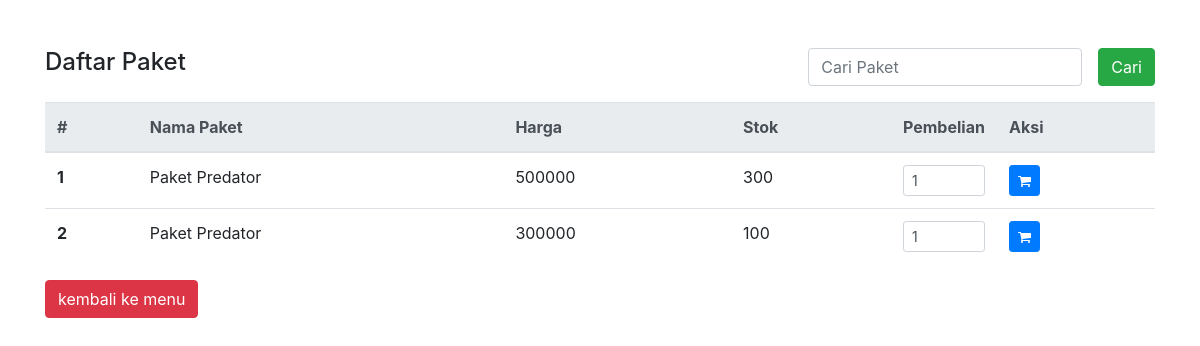
The app's page /backend/transaksi/index.php?cari=Paket Predator with its own data.
### tables this page shows
CREATE TABLE `paket` (
  `id` int(10) NOT NULL,
  `nama_paket` varchar(50) NOT NULL,
  `kategori_paket` varchar(50) NOT NULL,
  `harga_paket` int(50) NOT NULL,
  `stok` int(10) DEFAULT NULL
);

### backend/transaksi/index.php (the view, shortened to what this page needs)
<?php
$conn = mysqli_connect('localhost', 'root', '', 'tendornet');
  if (!isset($_GET['cari'])) {
    $query = mysqli_query($conn, "SELECT * FROM paket");
  } else {
    $query = mysqli_query($conn, "SELECT * FROM paket WHERE nama_paket LIKE '%" . $_GET['cari'] . "%'");
  }
  require_once 'header.php';
    ?>
    <div class="container mt-5">
      <div class="row mb-2">
        <div class="col">
          <h4>Daftar Paket</h4>
        </div>
        <div class="col">
          <form class="form-inline pull-right" action="" method="GET">
            <div class="form-group mx-sm-3 mb-2">
              <input type="text" name="cari" class="form-control" placeholder="Cari Paket">
            </div>
            <button type="submit" class="btn btn-success mb-2">Cari</button>
          </form>
        </div>
      </div>
      <table class="table">
        <thead class="thead-light">
          <tr>
            <th scope="col">#</th>
            <th scope="col">Nama Paket</th>
            <th scope="col">Harga</th>
            <th scope="col">Stok</th>
            <th scope="col">Pembelian</th>
            <th scope="col">Aksi</th>
          </tr>
        </thead>
        <tbody>
          <?php
          $no = 1;
          while ($dt = $query->fetch_assoc()) :
            ?>
            <form method="POST" action="<?= $_SERVER['PHP_SELF']; ?>">
              <tr>
                <th scope="row"><?= $no++; ?></th>
                <td><?= $dt['nama_paket']; ?></td>
                <td><?= $dt['harga_paket']; ?></td>
                <td><?= $dt['stok']; ?></td>
                <td width="106">
                  <input class="form-control form-control-sm" type="number" name="pembelian" value="1" min="1" max="<?= $dt['stok']; ?>"></td>
                  <td>
                    <button class="btn btn-primary btn-sm" type="submit" name="submit">
                      <i class="fa fa-shopping-cart"></i>
                    </button>
                  </td>
                </tr>
              </form>
            <?php endwhile; ?>
          </tbody>
        </table>
        <a href="../../frontend/paketInternetTv.php"><button class="btn btn-danger">kembali ke menu</button></a>
      </div>
<?php require_once 'footer.php'; ?>

### records on screen
paket: nama_paket "Paket Predator", harga_paket "500000", stok "300"
paket: nama_paket "Paket Predator", harga_paket "300000", stok "100"
